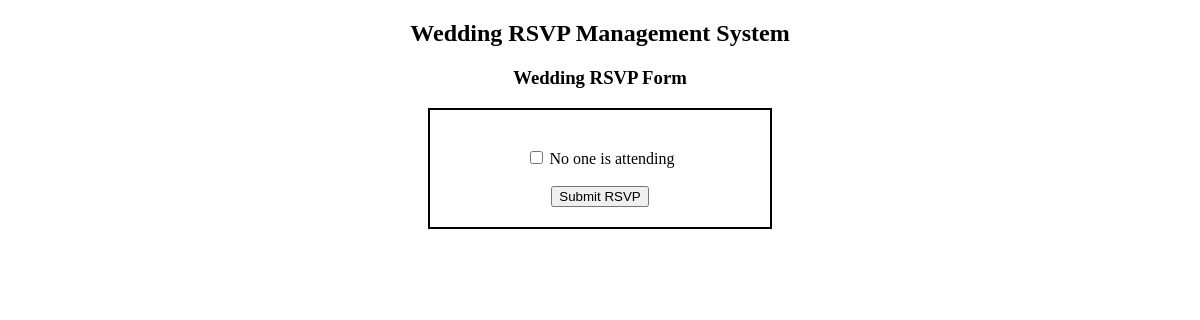
The app's page /rsvp/5, older data.
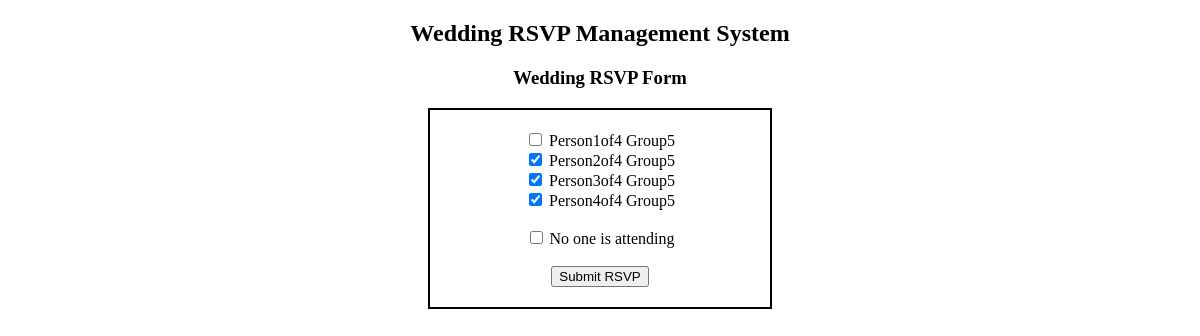
The same page, newer data.
### tables this page shows
CREATE TABLE "guests" (
    guest_id INTEGER PRIMARY KEY,
    invite_id INTEGER,
    first_name TEXT NOT NULL,
    last_name TEXT NOT NULL,
    rsvp_status TEXT DEFAULT 'Not Responded',
    FOREIGN KEY (invite_id) REFERENCES invites(invite_id)
);

### app.py (the view, shortened to what this page needs)
@app.route("/rsvp/<int:invite_id>", methods=["GET", "POST"])
def rsvp(invite_id):
    guests = fetch_data(
        "SELECT guest_id, first_name, last_name, rsvp_status FROM guests WHERE invite_id = ?", #query section
        (invite_id,) #parameters section
    )
    no_one_attending = len(guests) > 0
    for guest in guests:
        if guest[3] != "Not Attending":
            no_one_attending = False
            break
    return render_template("rsvp.html", guests=guests, no_one_attending=no_one_attending)  #Now here we are sending guests information to guests in HTML

### database.py (called while the page is built)
def fetch_data(query, parameters=()):
    connection = sqlite3.connect(database)
    try:
        cursor = connection.cursor()
        cursor.execute(query, parameters)
        data = cursor.fetchall()
        return data
    finally:
        connection.close()

### templates/rsvp.html (shortened to what this page needs)
<!DOCTYPE html>
<html lang="en">
	<head>
		<link rel="stylesheet" href="{{ url_for('static', filename='css/styles.css') }}">
	</head>
	<body>
		<h2>Wedding RSVP Management System</h2>
		<h3>Wedding RSVP Form</h3>
		<div class="form-box">
			<form method="POST">
			{% for guest in guests %}
				<input
					type="checkbox"
					id="guest{{ guest[0] }}"
					name="guest"
					value="{{ guest[0] }}"
					{% if guest[3] == "Attending" and not error %}checked{% endif %}
				>
				<label for="guest{{ guest[0] }}">
					{{ guest[1] }} {{ guest[2] }}
				</label>
				<br>
			{% endfor %}
				<br>
				<input
					type="checkbox"
					id="no_one"
					name="no_one"
					value="no_one"
				>
				<label for="no_one">
					No one is attending
				</label>
				<br><br>
				<button type="submit">Submit RSVP</button>
			</form>
		</div>
	</body>
</html>

Row changes from the older to the newer data that the page shows:
added guests: first_name "Person1of4", last_name "Group5"
added guests: rsvp_status "☑", first_name "Person2of4", last_name "Group5"
added guests: rsvp_status "☑", first_name "Person3of4", last_name "Group5"
added guests: rsvp_status "☑", first_name "Person4of4", last_name "Group5"
